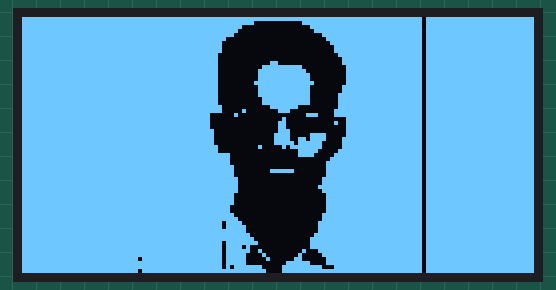
A sketch run on a simulated ESP32. On the bench: 128×64 one-colour display.

Above: at 0.1 s.

The sketch:

img_on_oled.ino
```cpp
#include <Wire.h>
#include<WiFi.h>
#include <Adafruit_GFX.h>
#include <Adafruit_SSD1306.h>
#define OLED_RESET 4

Adafruit_SSD1306 display(128, 64, &Wire, OLED_RESET);
const unsigned char myBitmap [] PROGMEM = {
// 'shubham', 128x64px                                                                            //this is Bitmap Hex Code to display an image
0xff, 0xff, 0xff, 0xff, 0xff, 0xff, 0xff, 0xff, 0xff, 0xff, 0xff, 0xff, 0xf7, 0xff, 0xff, 0xff,   // here is the link where you can convert your img into
0xff, 0xff, 0xff, 0xff, 0xff, 0xff, 0xff, 0xc0, 0x03, 0xff, 0xff, 0xff, 0xf7, 0xff, 0xff, 0xff,   // https://diyusthad.com/2019/02/display-images-in-oled-display.html
0xff, 0xff, 0xff, 0xff, 0xff, 0xff, 0xfe, 0x00, 0x00, 0xff, 0xff, 0xff, 0xf7, 0xff, 0xff, 0xff,
0xff, 0xff, 0xff, 0xff, 0xff, 0xff, 0xfc, 0x00, 0x00, 0x7f, 0xff, 0xff, 0xf7, 0xff, 0xff, 0xff,
0xff, 0xff, 0xff, 0xff, 0xff, 0xff, 0xf8, 0x00, 0x00, 0x1f, 0xff, 0xff, 0xf7, 0xff, 0xff, 0xff,
0xff, 0xff, 0xff, 0xff, 0xff, 0xff, 0xe0, 0x00, 0x00, 0x0f, 0xff, 0xff, 0xf7, 0xff, 0xff, 0xff,
0xff, 0xff, 0xff, 0xff, 0xff, 0xff, 0xc0, 0x00, 0x00, 0x07, 0xff, 0xff, 0xf7, 0xff, 0xff, 0xff,
0xff, 0xff, 0xff, 0xff, 0xff, 0xff, 0xc0, 0x00, 0x00, 0x03, 0xff, 0xff, 0xf7, 0xff, 0xff, 0xff,
0xff, 0xff, 0xff, 0xff, 0xff, 0xff, 0xc0, 0x00, 0x00, 0x03, 0xff, 0xff, 0xf7, 0xff, 0xff, 0xff,
0xff, 0xff, 0xff, 0xff, 0xff, 0xff, 0x80, 0x00, 0x00, 0x01, 0xff, 0xff, 0xf7, 0xff, 0xff, 0xff,
0xff, 0xff, 0xff, 0xff, 0xff, 0xff, 0x80, 0x00, 0x00, 0x00, 0xff, 0xff, 0xf7, 0xff, 0xff, 0xff,
0xff, 0xff, 0xff, 0xff, 0xff, 0xff, 0x80, 0x03, 0x00, 0x00, 0xff, 0xff, 0xf7, 0xff, 0xff, 0xff,
0xff, 0xff, 0xff, 0xff, 0xff, 0xff, 0x80, 0x0f, 0xfc, 0x00, 0x7f, 0xff, 0xf7, 0xff, 0xff, 0xff,
0xff, 0xff, 0xff, 0xff, 0xff, 0xff, 0x80, 0x1f, 0xfe, 0x00, 0x7f, 0xff, 0xf7, 0xff, 0xff, 0xff,
0xff, 0xff, 0xff, 0xff, 0xff, 0xff, 0x80, 0x1f, 0xff, 0x00, 0x7f, 0xff, 0xf7, 0xff, 0xff, 0xff,
0xff, 0xff, 0xff, 0xff, 0xff, 0xff, 0x80, 0x1f, 0xff, 0x00, 0x7f, 0xff, 0xf7, 0xff, 0xff, 0xff,
0xff, 0xff, 0xff, 0xff, 0xff, 0xff, 0x80, 0x3f, 0xff, 0x80, 0x7f, 0xff, 0xf7, 0xff, 0xff, 0xff,
0xff, 0xff, 0xff, 0xff, 0xff, 0xff, 0x80, 0x1f, 0xff, 0x00, 0xff, 0xff, 0xf7, 0xff, 0xff, 0xff,
0xff, 0xff, 0xff, 0xff, 0xff, 0xff, 0x80, 0x1f, 0xff, 0x00, 0xff, 0xff, 0xf7, 0xff, 0xff, 0xff,
0xff, 0xff, 0xff, 0xff, 0xff, 0xff, 0x80, 0x1f, 0xff, 0x01, 0xff, 0xff, 0xf7, 0xff, 0xff, 0xff,
0xff, 0xff, 0xff, 0xff, 0xff, 0xff, 0x80, 0x0f, 0xff, 0x01, 0xff, 0xff, 0xf7, 0xff, 0xff, 0xff,
0xff, 0xff, 0xff, 0xff, 0xff, 0xff, 0x80, 0x0f, 0xff, 0x01, 0xff, 0xff, 0xf7, 0xff, 0xff, 0xff,
0xff, 0xff, 0xff, 0xff, 0xff, 0xff, 0xc0, 0x03, 0xf8, 0x01, 0xff, 0xff, 0xf7, 0xff, 0xff, 0xff,
0xff, 0xff, 0xff, 0xff, 0xff, 0xff, 0xc1, 0x00, 0xe0, 0x03, 0xff, 0xff, 0xf7, 0xff, 0xff, 0xff,
0xff, 0xff, 0xff, 0xff, 0xff, 0xfe, 0x04, 0x00, 0x01, 0xc3, 0xff, 0xff, 0xf7, 0xff, 0xff, 0xff,
0xff, 0xff, 0xff, 0xff, 0xff, 0xfe, 0x00, 0x00, 0x40, 0x00, 0x7f, 0xff, 0xf7, 0xff, 0xff, 0xff,
0xff, 0xff, 0xff, 0xff, 0xff, 0xfe, 0x00, 0x00, 0xc0, 0x02, 0x7f, 0xff, 0xf7, 0xff, 0xff, 0xff,
0xff, 0xff, 0xff, 0xff, 0xff, 0xfe, 0x00, 0x00, 0xc0, 0x00, 0x7f, 0xff, 0xf7, 0xff, 0xff, 0xff,
0xff, 0xff, 0xff, 0xff, 0xff, 0xff, 0x00, 0x00, 0xe0, 0x00, 0x7f, 0xff, 0xf7, 0xff, 0xff, 0xff,
0xff, 0xff, 0xff, 0xff, 0xff, 0xff, 0x00, 0x01, 0xe0, 0xf0, 0x7f, 0xff, 0xf7, 0xff, 0xff, 0xff,
0xff, 0xff, 0xff, 0xff, 0xff, 0xff, 0x00, 0x01, 0xe6, 0xf0, 0xff, 0xff, 0xf7, 0xff, 0xff, 0xff,
0xff, 0xff, 0xff, 0xff, 0xff, 0xff, 0x00, 0x01, 0xf7, 0xe0, 0xff, 0xff, 0xf7, 0xff, 0xff, 0xff,
0xff, 0xff, 0xff, 0xff, 0xff, 0xff, 0x80, 0x10, 0x5f, 0xe0, 0xff, 0xff, 0xf7, 0xff, 0xff, 0xff,
0xff, 0xff, 0xff, 0xff, 0xff, 0xff, 0x80, 0x00, 0x07, 0xc1, 0xff, 0xff, 0xf7, 0xff, 0xff, 0xff,
0xff, 0xff, 0xff, 0xff, 0xff, 0xff, 0xf0, 0x00, 0x07, 0x83, 0xff, 0xff, 0xf7, 0xff, 0xff, 0xff,
0xff, 0xff, 0xff, 0xff, 0xff, 0xff, 0xf0, 0x00, 0x00, 0x07, 0xff, 0xff, 0xf7, 0xff, 0xff, 0xff,
0xff, 0xff, 0xff, 0xff, 0xff, 0xff, 0xf0, 0x00, 0x00, 0x0f, 0xff, 0xff, 0xf7, 0xff, 0xff, 0xff,
0xff, 0xff, 0xff, 0xff, 0xff, 0xff, 0xf8, 0x00, 0x00, 0x0f, 0xff, 0xff, 0xf7, 0xff, 0xff, 0xff,
0xff, 0xff, 0xff, 0xff, 0xff, 0xff, 0xf8, 0x03, 0xf0, 0x0f, 0xff, 0xff, 0xf7, 0xff, 0xff, 0xff,
0xff, 0xff, 0xff, 0xff, 0xff, 0xff, 0xf8, 0x00, 0x00, 0x0f, 0xff, 0xff, 0xf7, 0xff, 0xff, 0xff,
0xff, 0xff, 0xff, 0xff, 0xff, 0xff, 0xfc, 0x00, 0x00, 0x1f, 0xff, 0xff, 0xf7, 0xff, 0xff, 0xff,
0xff, 0xff, 0xff, 0xff, 0xff, 0xff, 0xfc, 0x00, 0x00, 0x1f, 0xff, 0xff, 0xf7, 0xff, 0xff, 0xff,
0xff, 0xff, 0xff, 0xff, 0xff, 0xff, 0xfc, 0x00, 0x00, 0x3f, 0xff, 0xff, 0xf7, 0xff, 0xff, 0xff,
0xff, 0xff, 0xff, 0xff, 0xff, 0xff, 0xfc, 0x00, 0x00, 0x1f, 0xff, 0xff, 0xf7, 0xff, 0xff, 0xff,
0xff, 0xff, 0xff, 0xff, 0xff, 0xff, 0xf8, 0x00, 0x00, 0x0f, 0xff, 0xff, 0xf7, 0xff, 0xff, 0xff,
0xff, 0xff, 0xff, 0xff, 0xff, 0xff, 0xf8, 0x00, 0x00, 0x0f, 0xff, 0xff, 0xf7, 0xff, 0xff, 0xff,
0xff, 0xff, 0xff, 0xff, 0xff, 0xff, 0xf8, 0x00, 0x00, 0x0f, 0xff, 0xff, 0xf7, 0xff, 0xff, 0xff,
0xff, 0xff, 0xff, 0xff, 0xff, 0xff, 0xf0, 0x00, 0x00, 0x0f, 0xff, 0xff, 0xf7, 0xff, 0xff, 0xff,
0xff, 0xff, 0xff, 0xff, 0xff, 0xff, 0xf0, 0x00, 0x00, 0x0f, 0xff, 0xff, 0xf7, 0xff, 0xff, 0xff,
0xff, 0xff, 0xff, 0xff, 0xff, 0xff, 0xf8, 0x00, 0x00, 0x1f, 0xff, 0xff, 0xf7, 0xff, 0xff, 0xff,
0xff, 0xff, 0xff, 0xff, 0xff, 0xff, 0xfc, 0x00, 0x00, 0x1f, 0xff, 0xff, 0xf7, 0xff, 0xff, 0xff,
0xff, 0xff, 0xff, 0xff, 0xff, 0xff, 0xde, 0x00, 0x00, 0x3f, 0xff, 0xff, 0xf7, 0xff, 0xff, 0xff,
0xff, 0xff, 0xff, 0xff, 0xff, 0xff, 0xdf, 0x00, 0x00, 0x3f, 0xff, 0xff, 0xf7, 0xff, 0xff, 0xff,
0xff, 0xff, 0xff, 0xff, 0xff, 0xff, 0xff, 0x00, 0x00, 0x3f, 0xff, 0xff, 0xf7, 0xff, 0xff, 0xff,
0xff, 0xff, 0xff, 0xff, 0xff, 0xff, 0xff, 0x80, 0x00, 0x7f, 0xff, 0xff, 0xf7, 0xff, 0xff, 0xff,
0xff, 0xff, 0xff, 0xff, 0xff, 0xff, 0xff, 0xc0, 0x00, 0xff, 0xff, 0xff, 0xf7, 0xff, 0xff, 0xff,
0xff, 0xff, 0xff, 0xff, 0xff, 0xff, 0xdf, 0xe0, 0x00, 0xff, 0xff, 0xff, 0xf7, 0xff, 0xff, 0xff,
0xff, 0xff, 0xff, 0xff, 0xff, 0xff, 0xde, 0x80, 0x00, 0xff, 0xff, 0xff, 0xf7, 0xff, 0xff, 0xff,
0xff, 0xff, 0xff, 0xff, 0xff, 0xff, 0xdf, 0x90, 0x02, 0x3f, 0xff, 0xff, 0xf7, 0xff, 0xff, 0xff,
0xff, 0xff, 0xff, 0xff, 0xff, 0xff, 0xdf, 0x08, 0x04, 0x1f, 0xff, 0xff, 0xf7, 0xff, 0xff, 0xff,
0xff, 0xff, 0xff, 0xfb, 0xff, 0xff, 0xdf, 0x04, 0x0c, 0x0f, 0xff, 0xff, 0xf7, 0xff, 0xff, 0xff,
0xff, 0xff, 0xff, 0xff, 0xff, 0xff, 0xdf, 0x00, 0x3f, 0x0f, 0xff, 0xff, 0xf7, 0xff, 0xff, 0xff,
0xff, 0xff, 0xff, 0xff, 0xff, 0xff, 0xd7, 0xf0, 0x7f, 0xe3, 0xff, 0xff, 0xf7, 0xff, 0xff, 0xff,
0xff, 0xff, 0xff, 0xfb, 0xff, 0xff, 0xff, 0xf8, 0x7f, 0xff, 0xff, 0xff, 0xf7, 0xff, 0xff, 0xff};
void setup() {
   display.begin(SSD1306_SWITCHCAPVCC, 0x3C);
   display.clearDisplay();
   display.drawBitmap(0, 0, myBitmap, 128, 64, WHITE);
   display.display();
   delay(5000);
}
void loop(){}
```
